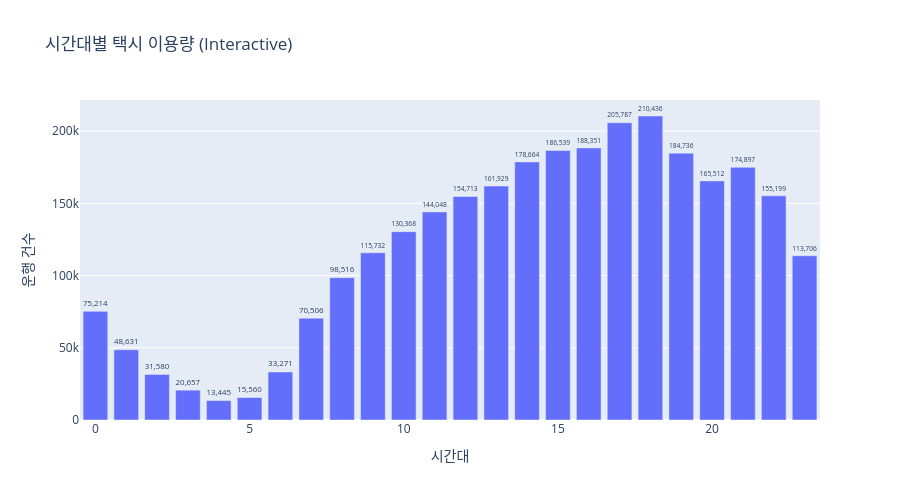

Notebook source saved alongside this figure:
### Markdown cell above
### 2-1. 시간대별 택시 이용량 (Interactive)

### Code cell
fig = px.bar(
    hour_df,
    x="pickup_hour",
    y="trip_count",
    title="시간대별 택시 이용량 (Interactive)",
    labels={"pickup_hour": "시간대", "trip_count": "운행 건수"},
    text="trip_count"
)
fig.update_traces(texttemplate="%{text:,}", textposition="outside")
fig.update_layout(width=900, height=500, xaxis_title="시간대", yaxis_title="운행 건수")
fig.show()
fig.write_html("../outputs/taxi_demand_by_hour_interactive.html")

### Figure 1 — Plotly figure (JSON) as saved in the notebook; plotly's stock layout.template omitted (floating-point values rounded to 4 significant figures)
{"data": [{"hovertemplate": "시간대=%{x}<br>운행 건수=%{text}<extra></extra>", "legendgroup": "", "marker": {"color": "#636efa", "pattern": {"shape": ""}}, "name": "", "orientation": "v", "showlegend": false, "text": [75210.0, 48630.0, 31580.0, 20660.0, 13440.0, 15560.0, 33270.0, 70510.0, 98520.0, 115700.0, 130400.0, 144000.0, 154700.0, 161900.0, 178700.0, 186500.0, 188400.0, 205800.0, 210400.0, 184700.0, 165500.0, 174900.0, 155200.0, 113700.0], "textposition": "outside", "texttemplate": "%{text:,}", "type": "bar", "x": [0, 1, 2, 3, 4, 5, 6, 7, 8, 9, 10, 11, 12, 13, 14, 15, 16, 17, 18, 19, 20, 21, 22, 23], "xaxis": "x", "y": [75214, 48631, 31580, 20657, 13445, 15560, 33271, 70506, 98516, 115732, 130368, 144048, 154713, 161929, 178664, 186539, 188351, 205787, 210436, 184736, 165512, 174897, 155199, 113706], "yaxis": "y"}], "layout": {"barmode": "relative", "height": 500, "legend": {"tracegroupgap": 0}, "title": {"text": "시간대별 택시 이용량 (Interactive)"}, "width": 900, "xaxis": {"anchor": "y", "domain": [0.0, 1.0], "title": {"text": "시간대"}}, "yaxis": {"anchor": "x", "domain": [0.0, 1.0], "title": {"text": "운행 건수"}}}}
